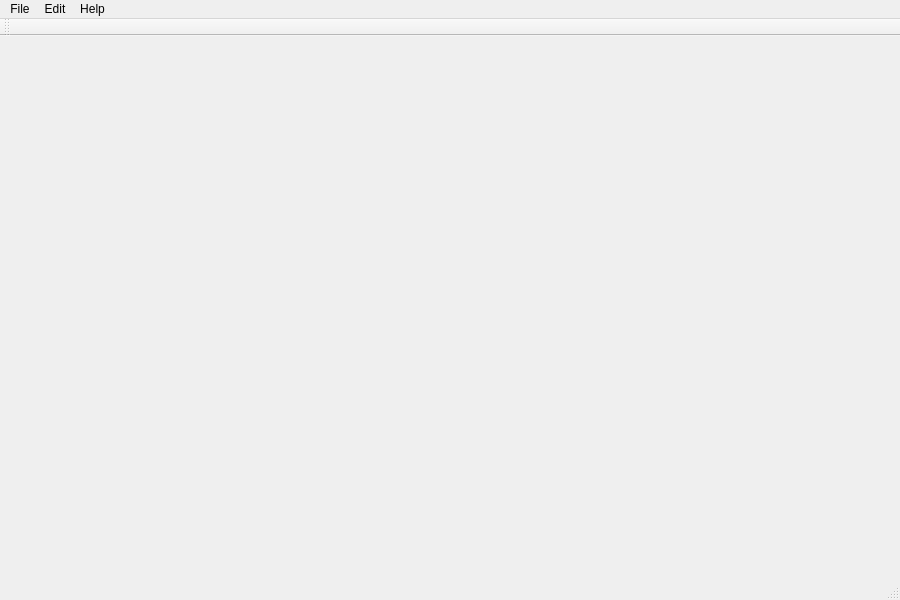
<?xml version="1.0" encoding="UTF-8"?>
<ui version="4.0">
 <class>MainWindow</class>
 <widget class="QMainWindow" name="MainWindow">
  <property name="geometry">
   <rect>
    <x>0</x>
    <y>0</y>
    <width>900</width>
    <height>600</height>
   </rect>
  </property>
  <property name="sizePolicy">
   <sizepolicy hsizetype="Preferred" vsizetype="Maximum">
    <horstretch>0</horstretch>
    <verstretch>0</verstretch>
   </sizepolicy>
  </property>
  <property name="mouseTracking">
   <bool>false</bool>
  </property>
  <property name="windowTitle">
   <string>MyPaint</string>
  </property>
  <property name="windowIcon">
   <iconset resource="path.qrc">
    <normaloff>:/ToImages/Images/Main_icon.png</normaloff>:/ToImages/Images/Main_icon.png</iconset>
  </property>
  <widget class="QWidget" name="centralWidget"/>
  <widget class="QMenuBar" name="menuBar">
   <property name="geometry">
    <rect>
     <x>0</x>
     <y>0</y>
     <width>900</width>
     <height>25</height>
    </rect>
   </property>
   <widget class="QMenu" name="menuFile">
    <property name="title">
     <string>File</string>
    </property>
    <addaction name="actionNew"/>
    <addaction name="actionOpen"/>
    <addaction name="actionSave"/>
    <addaction name="actionSave_as"/>
    <addaction name="actionExit"/>
   </widget>
   <widget class="QMenu" name="menuEdit">
    <property name="title">
     <string>Edit</string>
    </property>
    <addaction name="actionUndo"/>
    <addaction name="actionRedo"/>
   </widget>
   <widget class="QMenu" name="menuAbout_MyPaint">
    <property name="title">
     <string>Help</string>
    </property>
    <addaction name="actionAbout"/>
   </widget>
   <addaction name="menuFile"/>
   <addaction name="menuEdit"/>
   <addaction name="menuAbout_MyPaint"/>
  </widget>
  <widget class="QToolBar" name="mainToolBar">
   <property name="enabled">
    <bool>true</bool>
   </property>
   <property name="contextMenuPolicy">
    <enum>Qt::DefaultContextMenu</enum>
   </property>
   <property name="windowTitle">
    <string>Tools</string>
   </property>
   <property name="iconSize">
    <size>
     <width>48</width>
     <height>48</height>
    </size>
   </property>
   <attribute name="toolBarArea">
    <enum>TopToolBarArea</enum>
   </attribute>
   <attribute name="toolBarBreak">
    <bool>false</bool>
   </attribute>
  </widget>
  <widget class="QStatusBar" name="statusBar"/>
  <action name="actionNew">
   <property name="icon">
    <iconset resource="path.qrc">
     <normaloff>:/ToImages/Images/New_file.png</normaloff>:/ToImages/Images/New_file.png</iconset>
   </property>
   <property name="text">
    <string>New</string>
   </property>
  </action>
  <action name="actionOpen">
   <property name="icon">
    <iconset resource="path.qrc">
     <normaloff>:/ToImages/Images/Open_file.png</normaloff>:/ToImages/Images/Open_file.png</iconset>
   </property>
   <property name="text">
    <string>Open</string>
   </property>
  </action>
  <action name="actionSave">
   <property name="icon">
    <iconset resource="path.qrc">
     <normaloff>:/ToImages/Images/Save_file.png</normaloff>:/ToImages/Images/Save_file.png</iconset>
   </property>
   <property name="text">
    <string>Save</string>
   </property>
  </action>
  <action name="actionExit">
   <property name="icon">
    <iconset resource="path.qrc">
     <normaloff>:/ToImages/Images/Exit.png</normaloff>:/ToImages/Images/Exit.png</iconset>
   </property>
   <property name="text">
    <string>Exit</string>
   </property>
  </action>
  <action name="actionSave_as">
   <property name="icon">
    <iconset resource="path.qrc">
     <normaloff>:/ToImages/Images/Save_as_file.png</normaloff>:/ToImages/Images/Save_as_file.png</iconset>
   </property>
   <property name="text">
    <string>Save as ...</string>
   </property>
  </action>
  <action name="actionUndo">
   <property name="icon">
    <iconset resource="path.qrc">
     <normaloff>:/ToImages/Images/Undo.png</normaloff>:/ToImages/Images/Undo.png</iconset>
   </property>
   <property name="text">
    <string>Undo</string>
   </property>
  </action>
  <action name="actionRedo">
   <property name="icon">
    <iconset resource="path.qrc">
     <normaloff>:/ToImages/Images/Redo.png</normaloff>:/ToImages/Images/Redo.png</iconset>
   </property>
   <property name="text">
    <string>Redo</string>
   </property>
  </action>
  <action name="actionAbout">
   <property name="icon">
    <iconset resource="path.qrc">
     <normaloff>:/ToImages/Images/Info.png</normaloff>:/ToImages/Images/Info.png</iconset>
   </property>
   <property name="text">
    <string>About</string>
   </property>
  </action>
 </widget>
 <layoutdefault spacing="6" margin="11"/>
 <resources>
  <include location="path.qrc"/>
 </resources>
 <connections/>
</ui>
